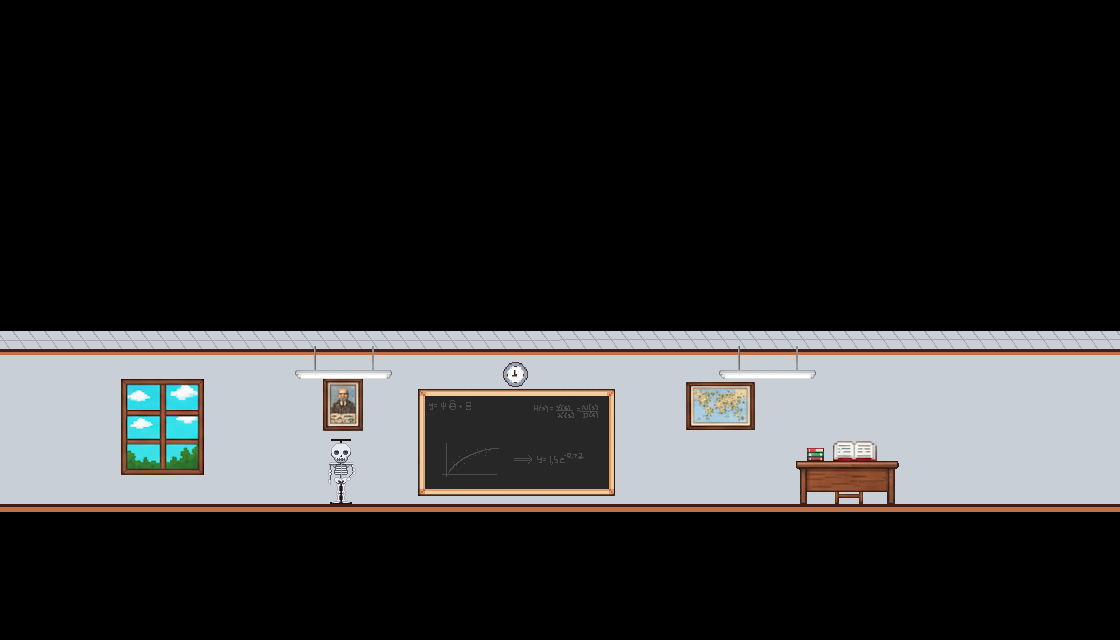

Rendered tile map (Tiled .tmx) drawn with the repository's tilesets; below, a short description and the full map source, tile grids included:
An orthogonal 35x20 tile map with 32x32 px tiles, 1 tile layer (Fundo), 1 hidden layer not drawn, 6 tilesets and 2 objects (Plataforma, NPC).

<map version="1.10" tiledversion="1.11.0" orientation="orthogonal" renderorder="right-down" width="35" height="20" tilewidth="32" tileheight="32" infinite="0" nextlayerid="15" nextobjectid="73">
 <editorsettings>
  <export target="map_1.tmj" format="json" />
 </editorsettings>
 <tileset firstgid="1" name="Blocos" tilewidth="32" tileheight="32" tilecount="1" columns="0">
  <grid orientation="orthogonal" width="1" height="1" />
  <tile id="0">
   <properties>
    <property name="collision_type" type="int" value="0" />
    <property name="elasticity" type="float" value="0" />
    <property name="friction" type="float" value="0.1" />
    <property name="mass" type="float" value="1" />
    <property name="shape.layers" type="int" value="-1" />
    <property name="static" type="bool" value="true" />
   </properties>
   <image source="../graphics/blocks/Bloco_1.png" width="32" height="32" />
  </tile>
 </tileset>
 <tileset firstgid="2" source="Plataformas.tsx" />
 <tileset firstgid="5" source="Fundos.tsx" />
 <tileset firstgid="14" source="Npcs.tsx" />
 <tileset firstgid="17" source="Inimigos.tsx" />
 <tileset firstgid="18" source="Desert_1.tsx" />
 <layer id="11" name="Fundo" width="35" height="20">
  <data encoding="csv">
0,0,0,0,0,0,0,0,0,0,0,0,0,0,0,0,0,0,0,0,0,0,0,0,0,0,0,0,0,0,0,0,0,0,0,
0,0,0,0,0,0,0,0,0,0,0,0,0,0,0,0,0,0,0,0,0,0,0,0,0,0,0,0,0,0,0,0,0,0,0,
0,0,0,0,0,0,0,0,0,0,0,0,0,0,0,0,0,0,0,0,0,0,0,0,0,0,0,0,0,0,0,0,0,0,0,
0,0,0,0,0,0,0,0,0,0,0,0,0,0,0,0,0,0,0,0,0,0,0,0,0,0,0,0,0,0,0,0,0,0,0,
0,0,0,0,0,0,0,0,0,0,0,0,0,0,0,0,0,0,0,0,0,0,0,0,0,0,0,0,0,0,0,0,0,0,0,
0,0,0,0,0,0,0,0,0,0,0,0,0,0,0,0,0,0,0,0,0,0,0,0,0,0,0,0,0,0,0,0,0,0,0,
0,0,0,0,0,0,0,0,0,0,0,0,0,0,0,0,0,0,0,0,0,0,0,0,0,0,0,0,0,0,0,0,0,0,0,
0,0,0,0,0,0,0,0,0,0,0,0,0,0,0,0,0,0,0,0,0,0,0,0,0,0,0,0,0,0,0,0,0,0,0,
0,0,0,0,0,0,0,0,0,0,0,0,0,0,0,0,0,0,0,0,0,0,0,0,0,0,0,0,0,0,0,0,0,0,0,
0,0,0,0,0,0,0,0,0,0,0,0,0,0,0,0,0,0,0,0,0,0,0,0,0,0,0,0,0,0,0,0,0,0,0,
0,0,0,0,0,0,0,0,0,0,0,0,0,0,0,0,0,0,0,0,0,0,0,0,0,0,0,0,0,0,0,0,0,0,0,
0,0,0,0,0,0,0,0,0,0,0,0,0,0,0,0,0,0,0,0,0,0,0,0,0,0,0,0,0,0,0,0,0,0,0,
0,0,0,0,0,0,0,0,0,0,0,0,0,0,0,0,0,0,0,0,0,0,0,0,0,0,0,0,0,0,0,0,0,0,0,
0,0,0,0,0,0,0,0,0,0,0,0,0,0,0,0,0,0,0,0,0,0,0,0,0,0,0,0,0,0,0,0,0,0,0,
0,0,0,0,0,0,0,0,0,0,0,0,0,0,0,0,0,0,0,0,0,0,0,0,0,0,0,0,0,0,0,0,0,0,0,
0,0,0,0,0,0,0,0,0,0,0,0,0,0,0,0,0,0,0,0,0,0,0,0,0,0,0,0,0,0,0,0,0,0,0,
0,0,0,0,0,0,0,0,0,0,0,0,0,0,0,0,0,0,0,0,0,0,0,0,0,0,0,0,0,0,0,0,0,0,0,
0,0,0,0,0,0,0,0,0,0,0,0,0,0,0,0,0,0,0,0,0,0,0,0,0,0,0,0,0,0,0,0,0,0,0,
0,0,0,0,0,0,0,0,0,0,0,0,0,0,0,0,0,0,0,0,0,0,0,0,0,0,0,0,0,0,0,0,0,0,0,
13,0,0,0,0,0,0,0,0,0,0,0,0,0,0,0,0,0,0,0,0,0,0,0,0,0,0,0,0,0,0,0,0,0,0
</data>
 </layer>
 <layer id="8" name="Terreno" width="35" height="20" visible="0">
  <data encoding="csv">
0,0,0,0,0,0,0,0,0,0,0,0,0,0,0,0,0,0,0,0,0,0,0,0,0,0,0,0,0,0,0,0,0,0,0,
0,0,0,0,0,0,0,0,0,0,0,0,0,0,0,0,0,0,0,0,0,0,0,0,0,0,0,0,0,0,0,0,0,0,0,
0,0,0,0,0,0,0,0,0,0,0,0,0,0,0,0,0,0,0,0,0,0,0,0,0,0,0,0,0,0,0,0,0,0,0,
0,0,0,0,0,0,0,0,0,0,0,0,0,0,0,0,0,0,0,0,0,0,0,0,0,0,0,0,0,0,0,0,0,0,0,
0,0,0,0,0,0,0,0,0,0,0,0,0,0,0,0,0,0,0,0,0,0,0,0,0,0,0,0,0,0,0,0,0,0,0,
0,0,0,0,0,0,0,0,0,0,0,0,0,0,0,0,0,0,0,0,0,0,0,0,0,0,0,0,0,0,0,0,0,0,0,
0,0,0,0,0,0,0,0,0,0,0,0,0,0,0,0,0,0,0,0,0,0,0,0,0,0,0,0,0,0,0,0,0,0,0,
0,0,0,0,0,0,0,0,0,0,0,0,0,0,0,0,0,0,0,0,0,0,0,0,0,0,0,0,0,0,0,0,0,0,0,
0,0,0,0,0,0,0,0,0,0,0,0,0,0,0,0,0,0,0,0,0,0,0,0,0,0,0,0,0,0,0,0,0,0,0,
0,0,0,0,0,0,0,0,0,0,0,0,0,0,0,0,0,0,0,0,0,0,0,0,0,0,0,0,0,0,0,0,0,0,0,
0,0,0,0,0,0,0,0,0,0,0,0,0,0,0,0,0,0,0,0,0,0,0,0,0,0,0,0,0,0,0,0,0,0,0,
0,0,0,0,0,0,0,0,0,0,0,0,0,0,0,0,0,0,0,0,0,0,0,0,0,0,0,0,0,0,0,0,0,0,0,
0,0,0,0,0,0,0,0,0,0,0,0,0,0,0,0,0,0,0,0,0,0,0,0,0,0,0,0,0,0,0,0,0,0,0,
0,0,0,0,0,0,0,0,0,0,0,0,0,0,0,0,0,0,0,0,0,0,0,0,0,0,0,0,0,0,0,0,0,0,0,
0,0,0,0,0,0,0,0,0,0,0,0,0,0,0,0,0,0,0,0,0,0,0,0,0,0,0,0,0,0,0,0,0,0,0,
0,0,0,0,0,0,0,0,0,0,0,0,0,0,0,0,0,0,0,0,0,0,0,0,0,0,0,0,0,0,0,0,0,0,0,
19,20,20,20,20,20,20,20,20,20,20,20,20,20,20,20,20,20,20,20,20,20,20,20,20,20,20,20,20,20,20,20,20,20,21,
24,25,25,25,25,25,25,25,25,25,25,25,25,25,25,25,25,25,25,25,25,25,25,25,25,25,25,25,25,25,25,25,25,25,26,
24,25,25,25,25,25,25,25,25,25,25,25,25,25,25,25,25,25,25,25,25,25,25,25,25,25,25,25,25,25,25,25,25,25,26,
24,30,30,30,30,30,30,30,30,30,30,30,30,30,30,30,30,30,30,30,30,30,30,30,30,30,30,30,30,30,30,30,30,30,26
</data>
 </layer>
 <objectgroup id="2" name="Blocos" />
 <objectgroup id="4" name="Plataformas">
  <object id="56" name="floor" type="Plataforma" x="0" y="512" width="1120" height="128">
   <properties>
    <property name="body_type" propertytype="body_type" value="STATIC" />
   </properties>
  </object>
 </objectgroup>
 <objectgroup id="13" name="NPC">
  <object id="72" name="Archie" type="NPC" gid="16" x="736" y="512" width="44" height="64" />
 </objectgroup>
 <objectgroup id="14" name="Inimigos" />
</map>
